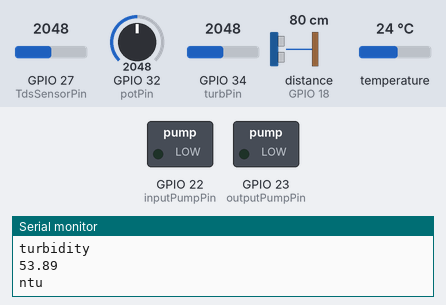
This sketch was run on a simulated ESP32. Shown: switched loads named in the sketch (green lamp = pin HIGH), the last lines printed to the serial monitor. Wiring (inferred from the names in the program): ultrasonic range finder: trigger GPIO 19; echo GPIO 18. Inputs (shaded band) come from the test bench; at power-on: distance to the obstacle (sensor on GPIO 18) 80 cm, GPIO 27 (TdsSensorPin) = 2048, GPIO 32 (potPin) = 2048, GPIO 34 (turbPin) = 2048, temperature 24 °C. The echo pulse lasts 58.3 µs per cm; pins used as bus, display or sensor lines are not drawn.

Above: at 1.2 s.
1.3 s: distance to the obstacle (sensor on GPIO 18) set to 16 cm
4.6 s: distance to the obstacle (sensor on GPIO 18) set to 13 cm
At 7.8 s:
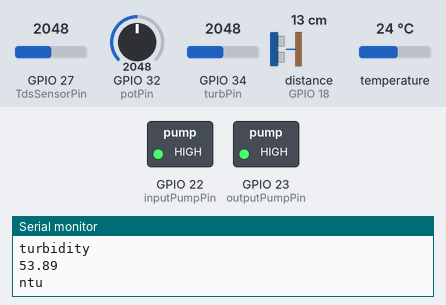
8.3 s: distance to the obstacle (sensor on GPIO 18) set to 5 cm
11.6 s: distance to the obstacle (sensor on GPIO 18) set to 2 cm
At 15.2 s:
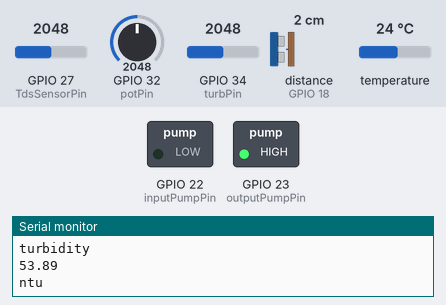
15.5 s: distance to the obstacle (sensor on GPIO 18) set to 4 cm
At 18.5 s:
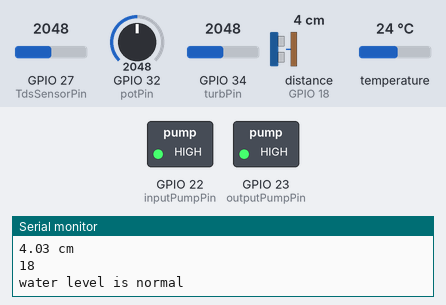
19.1 s: distance to the obstacle (sensor on GPIO 18) set to 18 cm
At 21.7 s:
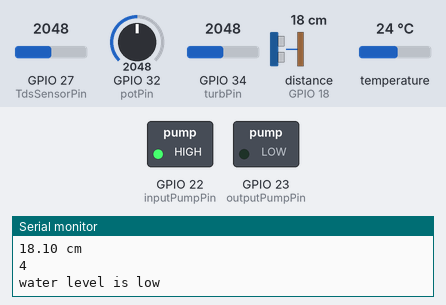
Timing chart, 0 to 23.2 s (numbered marks = the images above; inputs shaded):
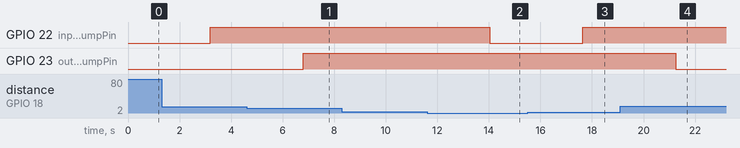

Measured:
- the behaviour switches between 15 and 14 cm on distance to the obstacle (sensor on GPIO 18) (found by bisection; images 0 and 1)
- the behaviour switches between 4 and 3 cm on distance to the obstacle (sensor on GPIO 18) (found by bisection; images 1 and 2)
- after the input at 4.6 s, GPIO 23 (outputPumpPin): LOW → HIGH after 2.2 s
- after the input at 11.6 s, GPIO 22 (inputPumpPin): HIGH → LOW after 2.4 s
- after the input at 15.5 s, GPIO 22 (inputPumpPin): LOW → HIGH after 2.1 s
- after the input at 19.1 s, GPIO 23 (outputPumpPin): HIGH → LOW after 2.1 s

The sketch:

IoT-based-fish-farm.ino
```cpp
#include <math.h>
#include <Wire.h>

//ph sensor
const int potPin=32;
float ph;
float Value=0;
float PHsensor=0;

//temperature
#include <OneWire.h>
#include <DallasTemperature.h>
#define SENSOR_PIN  17 // ESP32 pin GPIO17 connected to DS18B20 sensor's DATA pin
OneWire oneWire(SENSOR_PIN);
DallasTemperature DS18B20(&oneWire);
float tempC; // temperature in Celsius
float tempF; // temperature in Fahrenheit


//tds
#define TdsSensorPin 27
#define VREF 3.3              // analog reference voltage(Volt) of the ADC
#define SCOUNT  30            // sum of sample point
#define SENSOR_PIN  17 // ESP32 pin GPIO17 connected to DS18B20 sensor's DATA pin
int analogBuffer[SCOUNT];     // store the analog value in the array, read from ADC
int analogBufferTemp[SCOUNT];
int analogBufferIndex = 0;
int copyIndex = 0;
float averageVoltage = 0;
float tdsValue = 0;
float temperature = 25;       // current temperature for compensation


//Turbidity
const int turbPin = 34;
 float sensor=0;
 int sensorValue;

//water level
const int echoPin = 18;
const int trigPin = 19;
const int inputPumpPin =  22;    // Digital pin for input pump control
const int outputPumpPin = 23;   // Digital pin for output pump control


// median filtering algorithm
int getMedianNum(int bArray[], int iFilterLen){
  int bTab[iFilterLen];
  for (byte i = 0; i<iFilterLen; i++)
  bTab[i] = bArray[i];
  int i, j, bTemp;
  for (j = 0; j < iFilterLen - 1; j++) {
    for (i = 0; i < iFilterLen - j - 1; i++) {
      if (bTab[i] > bTab[i + 1]) {
        bTemp = bTab[i];
        bTab[i] = bTab[i + 1];
        bTab[i + 1] = bTemp;
      }
    }
  }
  if ((iFilterLen & 1) > 0){
    bTemp = bTab[(iFilterLen - 1) / 2];
  }
  else {
    bTemp = (bTab[iFilterLen / 2] + bTab[iFilterLen / 2 - 1]) / 2;
  }
  return bTemp;
}


void setup()
{
Serial.begin(115200);
pinMode(TdsSensorPin,INPUT);//tds
DS18B20.begin();    // initialize the DS18B20 sensor(temperature)
  pinMode(echoPin, INPUT);//water level
  pinMode(trigPin, OUTPUT);//water level
  pinMode(inputPumpPin, OUTPUT);
  pinMode(outputPumpPin, OUTPUT);


}


void loop(){


  //turbidity
  for (int i = 0; i < 50; i++) {
  sensor += analogRead(turbPin); // read the input on analog pin 3 (turbidity sensor analog output)
    delay(10);
  }
sensorValue = sensor / 50; // average the n values

  //int sensorValue = analogRead(35);
   Serial.print ("sensorValue=");
    Serial.println (sensorValue);
  float voltage = sensorValue * (3.33 / 4095);

  Serial.println ("Sensor Output (V):");
  Serial.println (voltage);
  Serial.println();
   float turbidity = ((-144.44*voltage)+294.44);
     Serial.println ("turbidity");
  Serial.println (turbidity);
  Serial.println ("ntu");
sensor = 0; // resets for averaging
  delay(100);


//temperature
  DS18B20.requestTemperatures();       // send the command to get temperatures
  tempC = DS18B20.getTempCByIndex(0);  // read temperature in °C
  tempF = tempC * 9 / 5 + 32; // convert °C to °F

  Serial.print("Temperature: ");
  Serial.print(tempC);    // print the temperature in °C
  Serial.print("°C");
  Serial.print("  ~  ");  // separator between °C and °F
  Serial.print(tempF);    // print the temperature in °F
  Serial.println("°F");

  delay(500);


//tds
static unsigned long analogSampleTimepoint = millis();
  if(millis()-analogSampleTimepoint > 40U){     //every 40 milliseconds,read the analog value from the ADC
    analogSampleTimepoint = millis();
    analogBuffer[analogBufferIndex] = analogRead(TdsSensorPin);    //read the analog value and store into the buffer
    analogBufferIndex++;
    if(analogBufferIndex == SCOUNT){
      analogBufferIndex = 0;
    }
  }

  static unsigned long printTimepoint = millis();
  if(millis()-printTimepoint > 800U){
    printTimepoint = millis();
    for(copyIndex=0; copyIndex<SCOUNT; copyIndex++){
      analogBufferTemp[copyIndex] = analogBuffer[copyIndex];

      // read the analog value more stable by the median filtering algorithm, and convert to voltage value
      averageVoltage = getMedianNum(analogBufferTemp,SCOUNT) * (float)VREF / 4096.0;

      //temperature compensation formula: fFinalResult(25^C) = fFinalResult(current)/(1.0+0.02*(fTP-25.0));
      float compensationCoefficient = 1.0+0.02*(temperature-25.0);
      //temperature compensation
      float compensationVoltage=averageVoltage/compensationCoefficient;

      //convert voltage value to tds value
      tdsValue=(133.42*compensationVoltage*compensationVoltage*compensationVoltage - 255.86*compensationVoltage*compensationVoltage + 857.39*compensationVoltage)*0.5;

      //Serial.print("voltage:");
      //Serial.print(averageVoltage,2);
      //Serial.print("V   ");
      Serial.print("TDS Value:");
      Serial.print(tdsValue,0);
      Serial.println("ppm");
    }
  }

   delay(500);


   //ph

  for (int i = 0; i < 30; i++) {
  PHsensor += analogRead(potPin); // read the input on analog pin 3 (turbidity sensor analog output)
    delay(10);
  }
Value = PHsensor / 30; // average the n values
Serial.print("analog signal=");
Serial.println(Value);
float PHvoltage=Value*(3.33/4095.0);
Serial.print("PHvoltage=");
Serial.println(PHvoltage);
float vs=(PHvoltage*(10+20))/20;
Serial.print("orginal PHvoltage=");
Serial.println(vs);
ph=(1415-(375*vs))/62;
Serial.print("PH");
Serial.println(ph);
PHsensor = 0; // resets for averaging
delay(500);


//water level
  digitalWrite(trigPin, LOW);
  delayMicroseconds(2);
  digitalWrite(trigPin, HIGH);
  delayMicroseconds(10);
  digitalWrite(trigPin, LOW);
  float pulse_duration = pulseIn(echoPin, HIGH);
  float distance = pulse_duration / 58.00;

  if (distance > 400) {
    Serial.println("Out of Range");
  } else {
    Serial.print(distance);
    Serial.println(" cm");
  }
  int waterLevel=(22.5-distance);
  Serial.println(waterLevel);

float lowerThreshold=8;
float upperThreshold=18;

 if (waterLevel < lowerThreshold) {
    // Water level is below the lower threshold, turn on the input pump
  Serial.println("water level is low");
    digitalWrite(inputPumpPin, HIGH);
    digitalWrite(outputPumpPin, LOW);  // Turn off the output pump
  } else if (waterLevel > upperThreshold) {
    // Water level is above the upper threshold, turn on the output pump
    Serial.println("water level is high");
    digitalWrite(outputPumpPin, HIGH);
    digitalWrite(inputPumpPin, LOW);  // Turn off the input pump
  } else {
    // Water level is within the acceptable range, turn off both pumps
    Serial.println("water level is normal");
    digitalWrite(inputPumpPin, HIGH);
    digitalWrite(outputPumpPin, HIGH);
  }

  delay(400);
}

float round_to_dp( float in_value, int decimal_place )
{
  float multiplier = powf( 10.0f, decimal_place );
  in_value = roundf( in_value * multiplier ) / multiplier;
  return in_value;
}/*
void PumpOn() {
    digitalWrite(inputPumpPin, HIGH);
    digitalWrite(outputPumpPin, LOW);  // Turn off the output pump
}
void PumpOff() {
    digitalWrite(outputPumpPin, HIGH);
    digitalWrite(inputPumpPin, LOW);  // Turn off the input pump
  }
  void PumpConstant() {
    digitalWrite(inputPumpPin, LOW);
    digitalWrite(outputPumpPin, LOW);
  }*/
```
